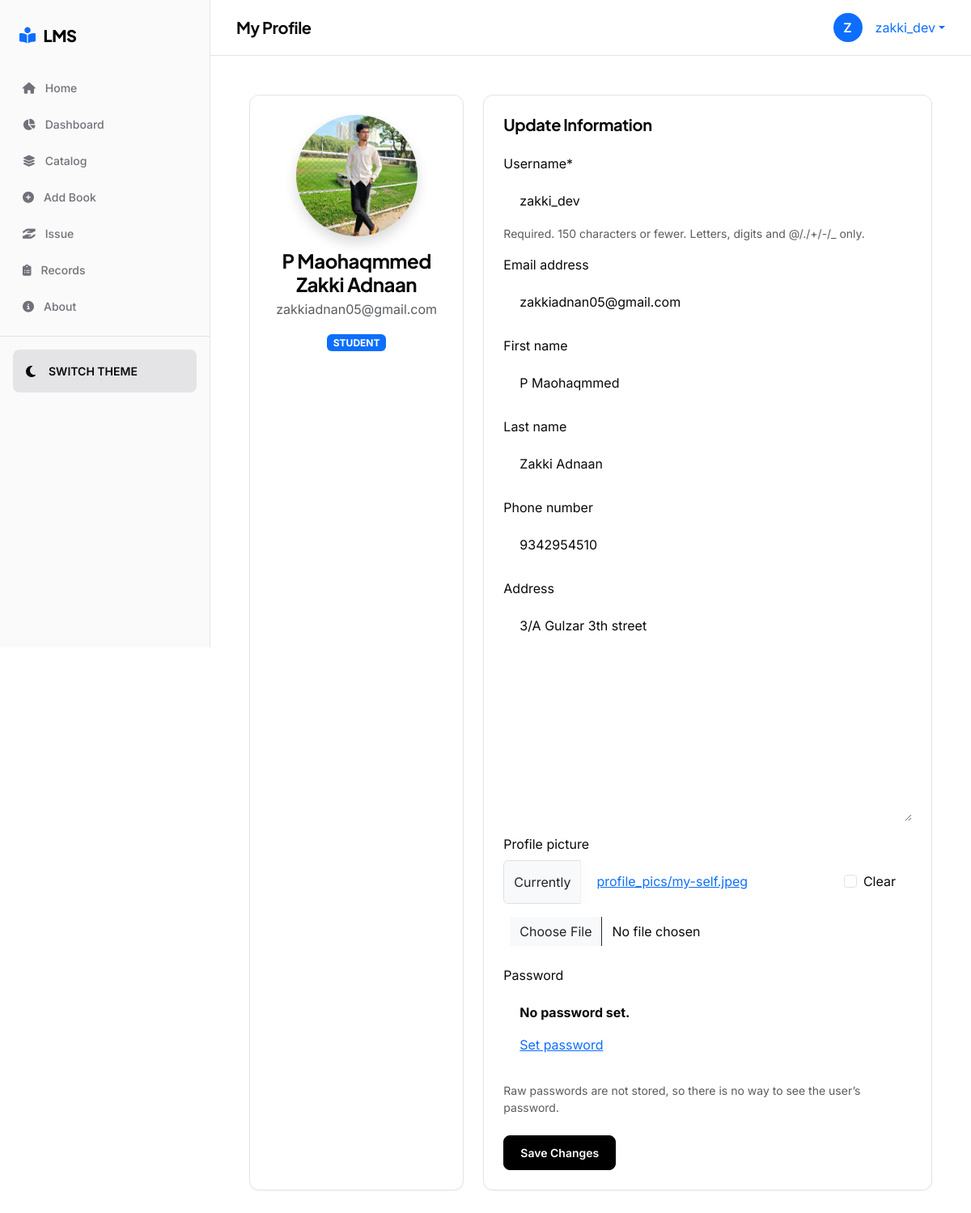
/users/profile/ (signed in), run on the app's committed database.
### users/models.py (models this page shows, shortened)
class User(AbstractUser):
    ROLE_CHOICES = (
        ('ADMIN', 'Admin'),
        ('LIBRARIAN', 'Librarian'),
        ('STUDENT', 'Student'),
    )
    role = models.CharField(max_length=15, choices=ROLE_CHOICES, default='STUDENT')
    phone_number = models.CharField(max_length=15, blank=True, null=True)
    address = models.TextField(blank=True, null=True)
    profile_picture = models.ImageField(upload_to='profile_pics/', blank=True, null=True)
    def is_admin(self):
        return self.role == 'ADMIN' or self.is_superuser

### users/views.py (the view)
# urls.py: path('profile/', views.profile, name='profile'),
@login_required
def profile(request):
    if request.method == 'POST':
        form = CustomUserChangeForm(request.POST, request.FILES, instance=request.user)
        if form.is_valid():
            form.save()
            messages.success(request, 'Profile updated successfully!')
            return redirect('profile')
    else:
        form = CustomUserChangeForm(instance=request.user)
    return render(request, 'users/profile.html', {'form': form})

### users/forms.py
class CustomUserChangeForm(UserChangeForm):
    class Meta:
        model = User
        fields = ('username', 'email', 'first_name', 'last_name', 'phone_number', 'address', 'profile_picture')

### templates/users/profile.html (shortened to what this page needs)
{% extends 'base.html' %}
{% load crispy_forms_tags %}
{% block page_title %}My Profile{% endblock %}
{% block content %}
<div class="row">
    <div class="col-md-4 mb-4">
        <div class="glass-card p-4 text-center h-100">
            {% if user.profile_picture %}
                <img src="{{ user.profile_picture.url }}" class="rounded-circle mb-3 shadow" width="150" height="150" style="object-fit: cover;">
            {% else %}
                <div class="rounded-circle bg-primary text-white d-flex align-items-center justify-content-center mx-auto mb-3 shadow" style="width: 150px; height: 150px; font-size: 4rem;">
                    {{ user.username|make_list|first|upper }}
                </div>
            {% endif %}
            <h4 class="fw-bold mb-1">{{ user.get_full_name|default:user.username }}</h4>
            <p class="text-muted">{{ user.email }}</p>
            <span class="badge bg-primary text-uppercase">{{ user.role }}</span>
        </div>
    </div>
    <div class="col-md-8 mb-4">
        <div class="glass-card p-4">
            <h5 class="fw-bold mb-4">Update Information</h5>
            <form method="post" enctype="multipart/form-data">
                {{ form|crispy }}
                <div class="mt-4">
                    <button type="submit" class="btn btn-primary-custom">Save Changes</button>
                </div>
            </form>
        </div>
    </div>
</div>
{% endblock %}

### templates/base.html (shortened to what this page needs)
{% load static %}
<!DOCTYPE html>
<html lang="en" data-theme="dark">
<head>
    <link href="https://cdn.jsdelivr.net/npm/bootstrap@5.3.2/dist/css/bootstrap.min.css" rel="stylesheet">
    <link rel="stylesheet" href="https://cdnjs.cloudflare.com/ajax/libs/font-awesome/6.4.0/css/all.min.css">
    <link rel="stylesheet" href="{% static 'css/style.css' %}">
</head>
<body>
    <div class="wrapper">
        <nav id="sidebar">
            <div class="sidebar-header d-flex align-items-center justify-content-between">
                <h3 class="mb-0"><i class="fa-solid fa-book-open-reader text-primary"></i> LMS</h3>
            </div>
            <ul class="list-unstyled components">
                <li class="{% if request.path == '/' %}active{% endif %}">
                    <a href="{% url 'home' %}"><i class="fa-solid fa-house"></i> <span>Home</span></a>
                </li>
                {% if user.is_authenticated %}
                <li class="{% if 'dashboard' in request.path %}active{% endif %}">
                    <a href="{% url 'dashboard' %}"><i class="fa-solid fa-chart-pie"></i> <span>Dashboard</span></a>
                </li>
                <li class="{% if 'books' in request.path %}active{% endif %}">
                    <a href="{% url 'books:list' %}"><i class="fa-solid fa-layer-group"></i> <span>Catalog</span></a>
                </li>
                {% if user.is_admin or user.is_librarian %}
                <li><a href="{% url 'books:create' %}"><i class="fa-solid fa-plus-circle"></i> <span>Add Book</span></a></li>
                <li><a href="{% url 'transactions:issue_book' %}"><i class="fa-solid fa-hand-holding-hand"></i> <span>Issue</span></a></li>
                <li><a href="{% url 'transactions:record_list' %}"><i class="fa-solid fa-clipboard-list"></i> <span>Records</span></a></li>
                {% else %}
                <li><a href="{% url 'transactions:my_books' %}"><i class="fa-solid fa-book-bookmark"></i> <span>My Books</span></a></li>
                <li><a href="{% url 'books:my_wishlist' %}"><i class="fa-solid fa-heart"></i> <span>Wishlist</span></a></li>
                {% endif %}
                {% endif %}
                <li><a href="{% url 'about' %}"><i class="fa-solid fa-circle-info"></i> <span>About</span></a></li>
            </ul>
            <div class="sidebar-footer p-3 border-top border-opacity-10" style="border-color: var(--border) !important;">
                <button type="button" class="btn w-100 d-flex align-items-center gap-3 p-3 rounded-3 theme-toggle-btn" style="background: var(--border); color: var(--text-main); border: none;">
                    <i class="fa-solid fa-moon theme-icon"></i>
                    <span class="fw-semibold small text-uppercase">Switch Theme</span>
                </button>
            </div>
        </nav>
        <div id="content">
            <nav class="top-navbar">
                <div class="d-flex align-items-center">
                    <h5 class="mb-0 fw-bold d-none d-lg-block text-main">{% block page_title %}Overview{% endblock %}</h5>
                </div>
                <div class="d-flex align-items-center gap-4">
                    {% if user.is_authenticated %}
                    <div class="dropdown">
                        <a href="#" class="d-flex align-items-center text-decoration-none dropdown-toggle text-main" id="userDropdown" data-bs-toggle="dropdown" aria-expanded="false">
                            <div class="rounded-circle bg-primary text-white d-flex align-items-center justify-content-center me-3" style="width: 36px; height: 36px; font-weight: 600;">
                                {{ user.username|make_list|first|upper }}
                            </div>
                            <span class="d-none d-md-block">{{ user.username }}</span>
                        </a>
                    </div>
                    {% else %}
                    <div class="d-flex gap-2">
                        <a href="{% url 'login' %}" class="btn text-main fw-semibold">Sign In</a>
                        <a href="{% url 'register' %}" class="btn btn-primary-custom">Get Started</a>
                    </div>
                    {% endif %}
                </div>
            </nav>
            <div class="p-4 p-md-5">
                {% block content %}
                {% endblock %}
            </div>
        </div>
    </div>
</body>
</html>

### static/css/style.css (style rules this page uses)
:root { --bg-app: #ffffff; --bg-sidebar: #fafafa; --bg-card: #ffffff; --bg-navbar: rgba(255, 255, 255, 0.8); --primary: #000000; --primary-alt: #2563eb; --accent: #8b5cf6; --text-main: #09090b; --text-muted: #71717a; --text-dim: #a1a1aa; --border: #e4e4e7; --border-hover: #d4d4d8; --shadow-sm: 0 1px 2px rgba(0,0,0,0.05); --shadow-md: 0 4px 6px -1px rgba(0,0,0,0.1), 0 2px 4px -1px rgba(0,0,0,0.06); --shadow-lg: 0 10px 15px -3px rgba(0,0,0,0.1), 0 4px 6px -2px rgba(0,0,0,0.05); --radius-full: 9999px; --radius-lg: 12px; --radius-md: 8px; --radius-sm: 6px; --transition: all 0.2s cubic-bezier(0.4, 0, 0.2, 1); }
* { margin: 0; padding: 0; box-sizing: border-box; cursor: default; }
body { font-family: 'Inter', sans-serif; color: var(--text-main); background-color: var(--bg-app); min-height: 100vh; overflow-x: hidden; transition: background 0.3s ease, color 0.3s ease; line-height: 1.5; -webkit-font-smoothing: antialiased; }
h1, h2, h3, h4, h5, h6 { font-family: 'Plus Jakarta Sans', sans-serif; font-weight: 700; letter-spacing: -0.02em; color: var(--text-main); }
.glass-card { background: var(--bg-card); border: 1px solid var(--border); border-radius: var(--radius-lg); box-shadow: var(--shadow-sm); transition: var(--transition); position: relative; overflow: hidden; }
#content { flex: 1; width: 100%; min-width: 0; }
.wrapper { display: flex; width: 100%; }
#sidebar { min-width: 260px; max-width: 260px; background: var(--bg-sidebar); color: var(--text-muted); transition: var(--transition); border-right: 1px solid var(--border); height: 100vh; position: sticky; top: 0; z-index: 1000; }
.glass-card { background: var(--bg-card); border: 1px solid var(--border); border-radius: var(--radius-lg); box-shadow: var(--shadow-sm); transition: var(--transition); animation: fadeInUp 0.6s cubic-bezier(0.16, 1, 0.3, 1) both; }
.glass-card:nth-child(1) { animation-delay: 0.05s; }
#sidebar .sidebar-header { padding: 32px 24px; }
#sidebar .sidebar-header h3 { font-size: 1.25rem; font-weight: 800; color: var(--primary); display: flex; align-items: center; gap: 10px; }
#sidebar ul.components { padding: 0 12px; }
#sidebar ul li { margin-bottom: 4px; }
#sidebar ul li a { padding: 10px 16px; font-size: 0.875rem; display: flex; align-items: center; gap: 12px; color: var(--text-muted); text-decoration: none; border-radius: var(--radius-md); transition: var(--transition); font-weight: 500; }
.top-navbar { background: var(--bg-navbar); backdrop-filter: blur(8px); padding: 16px 32px; display: flex; justify-content: space-between; align-items: center; border-bottom: 1px solid var(--border); position: sticky; top: 0; z-index: 997; }
.btn-primary-custom { background: var(--primary); border: 1px solid var(--primary); color: var(--bg-app); padding: 10px 20px; border-radius: var(--radius-md); font-weight: 600; font-size: 0.875rem; transition: var(--transition); }
.form-control, .form-select { background-color: rgba(255, 255, 255, 0.1); backdrop-filter: blur(5px); border: 1px solid var(--card-border); color: var(--text-color); border-radius: 12px; padding: 14px 20px; transition: all 0.3s ease; }

### data on the page
User: username|make_list "Z", username "zakki_dev", profile_picture (picture), get_full_name "P Maohaqmmed Zakki Adnaan", email "zakkiadnan05@gmail.com", role "STUDENT", first_name "P Maohaqmmed", last_name "Zakki Adnaan", phone_number "9342954510", address "3/A Gulzar 3th street"
